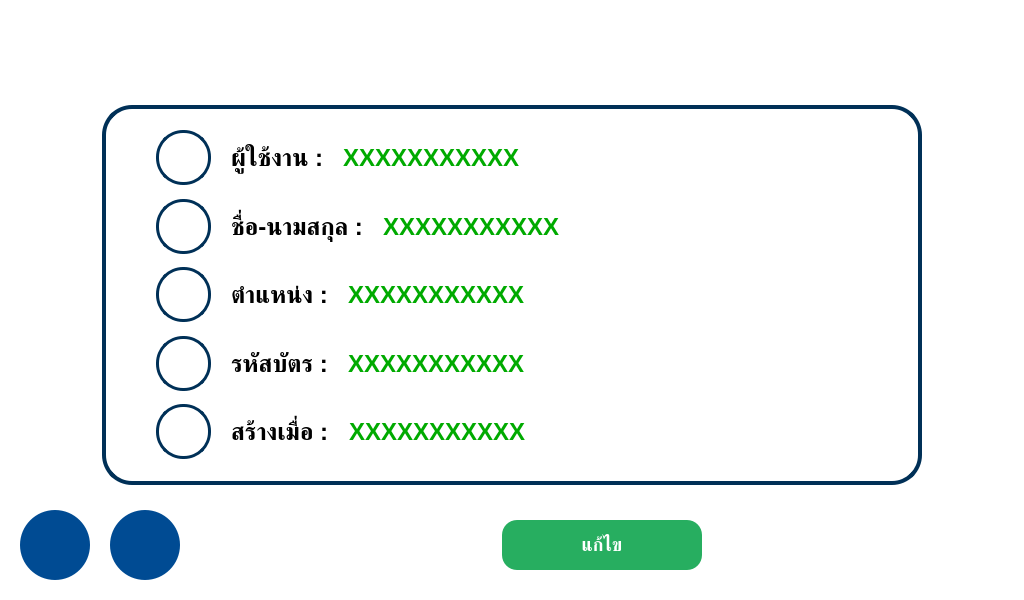
<?xml version="1.0" encoding="UTF-8"?>
<ui version="4.0">
 <class>Screen32User</class>
 <widget class="QMainWindow" name="Screen32User">
  <property name="geometry">
   <rect>
    <x>0</x>
    <y>0</y>
    <width>1024</width>
    <height>600</height>
   </rect>
  </property>
  <property name="minimumSize">
   <size>
    <width>1024</width>
    <height>600</height>
   </size>
  </property>
  <property name="maximumSize">
   <size>
    <width>1024</width>
    <height>600</height>
   </size>
  </property>
  <property name="font">
   <font>
    <family>Poppins</family>
   </font>
  </property>
  <property name="styleSheet">
   <string notr="true">
        #ofrm_central { background-color: #ffffff; }
   </string>
  </property>
  <widget class="QWidget" name="ofrm_central">
   <layout class="QVBoxLayout" name="layout_main">
    <property name="spacing">
     <number>0</number>
    </property>
    <property name="leftMargin">
     <number>20</number>
    </property>
    <property name="topMargin">
     <number>0</number>
    </property>
    <property name="rightMargin">
     <number>20</number>
    </property>
    <property name="bottomMargin">
     <number>20</number>
    </property>
    <item>
     <widget class="HeaderBWidget" name="ofrm_header" native="true">
      <property name="minimumSize">
       <size>
        <width>0</width>
        <height>80</height>
       </size>
      </property>
      <property name="maximumSize">
       <size>
        <width>16777215</width>
        <height>80</height>
       </size>
      </property>
     </widget>
    </item>
    <item>
     <spacer name="verticalSpacer">
      <property name="orientation">
       <enum>Qt::Vertical</enum>
      </property>
      <property name="sizeHint" stdset="0">
       <size>
        <width>20</width>
        <height>40</height>
       </size>
      </property>
     </spacer>
    </item>
    <item>
     <layout class="QVBoxLayout" name="layout_content">
      <property name="spacing">
       <number>0</number>
      </property>
      <property name="leftMargin">
       <number>0</number>
      </property>
      <property name="topMargin">
       <number>0</number>
      </property>
      <property name="rightMargin">
       <number>0</number>
      </property>
      <property name="bottomMargin">
       <number>0</number>
      </property>
      <item alignment="Qt::AlignHCenter">
       <widget class="QFrame" name="ofrm_user_card">
        <property name="minimumSize">
         <size>
          <width>820</width>
          <height>380</height>
         </size>
        </property>
        <property name="maximumSize">
         <size>
          <width>820</width>
          <height>380</height>
         </size>
        </property>
        <property name="styleSheet">
         <string notr="true">
            QFrame#ofrm_user_card {
                background-color: #ffffff;
                border: 4px solid #003057;
                border-radius: 30px;
            }
         </string>
        </property>
        <property name="frameShape">
         <enum>QFrame::StyledPanel</enum>
        </property>
        <layout class="QVBoxLayout" name="layout_card">
         <property name="spacing">
          <number>10</number>
         </property>
         <property name="leftMargin">
          <number>50</number>
         </property>
         <property name="topMargin">
          <number>20</number>
         </property>
         <property name="rightMargin">
          <number>50</number>
         </property>
         <property name="bottomMargin">
          <number>20</number>
         </property>
         <item>
          <layout class="QHBoxLayout" name="layout_user_row">
           <property name="spacing">
            <number>20</number>
           </property>
           <item>
            <widget class="QLabel" name="olbl_user_icon">
             <property name="minimumSize">
              <size>
               <width>55</width>
               <height>55</height>
              </size>
             </property>
             <property name="maximumSize">
              <size>
               <width>55</width>
               <height>55</height>
              </size>
             </property>
             <property name="styleSheet">
              <string notr="true">
                QLabel {
                    border: 3px solid #003057;
                    border-radius: 27px;
                    padding: 4px;
                }
              </string>
             </property>
             <property name="text">
              <string/>
             </property>
             <property name="pixmap">
              <pixmap resource="../../assets/resources.qrc">:/images/user.png</pixmap>
             </property>
             <property name="scaledContents">
              <bool>true</bool>
             </property>
             <property name="alignment">
              <set>Qt::AlignCenter</set>
             </property>
            </widget>
           </item>
           <item>
            <widget class="QLabel" name="olbl_user_label">
             <property name="styleSheet">
              <string notr="true">color: #000000; font-family: 'Poppins', 'Noto Sans Thai'; font-size: 24px; font-weight: 900;</string>
             </property>
             <property name="text">
              <string>ผู้ใช้งาน :</string>
             </property>
            </widget>
           </item>
           <item>
            <widget class="QLabel" name="olbl_username_value">
             <property name="styleSheet">
              <string notr="true">color: #00aa00; font-family: 'Poppins', 'Noto Sans Thai'; font-size: 24px; font-weight: bold;</string>
             </property>
             <property name="text">
              <string>XXXXXXXXXXX</string>
             </property>
            </widget>
           </item>
           <item>
            <spacer name="horizontalSpacer_user">
             <property name="orientation">
              <enum>Qt::Horizontal</enum>
             </property>
             <property name="sizeHint" stdset="0">
              <size>
               <width>40</width>
               <height>20</height>
              </size>
             </property>
            </spacer>
           </item>
          </layout>
         </item>
         <item>
          <layout class="QHBoxLayout" name="layout_fullname_row">
           <property name="spacing">
            <number>20</number>
           </property>
           <item>
            <widget class="QLabel" name="olbl_fullname_icon">
             <property name="minimumSize">
              <size>
               <width>55</width>
               <height>55</height>
              </size>
             </property>
             <property name="maximumSize">
              <size>
               <width>55</width>
               <height>55</height>
              </size>
             </property>
             <property name="styleSheet">
              <string notr="true">
                QLabel {
                    border: 3px solid #003057;
                    border-radius: 27px;
                    padding: 4px;
                }
              </string>
             </property>
             <property name="text">
              <string/>
             </property>
             <property name="pixmap">
              <pixmap resource="../../assets/resources.qrc">:/images/name.png</pixmap>
             </property>
             <property name="scaledContents">
              <bool>true</bool>
             </property>
             <property name="alignment">
              <set>Qt::AlignCenter</set>
             </property>
            </widget>
           </item>
           <item>
            <widget class="QLabel" name="olbl_fullname_label">
             <property name="styleSheet">
              <string notr="true">color: #000000; font-family: 'Poppins', 'Noto Sans Thai'; font-size: 24px; font-weight: 900;</string>
             </property>
             <property name="text">
              <string>ชื่อ-นามสกุล :</string>
             </property>
            </widget>
           </item>
           <item>
            <widget class="QLabel" name="olbl_fullname_value">
             <property name="styleSheet">
              <string notr="true">color: #00aa00; font-family: 'Poppins', 'Noto Sans Thai'; font-size: 24px; font-weight: bold;</string>
             </property>
             <property name="text">
              <string>XXXXXXXXXXX</string>
             </property>
            </widget>
           </item>
           <item>
            <spacer name="horizontalSpacer_fullname">
             <property name="orientation">
              <enum>Qt::Horizontal</enum>
             </property>
             <property name="sizeHint" stdset="0">
              <size>
               <width>40</width>
               <height>20</height>
              </size>
             </property>
            </spacer>
           </item>
          </layout>
         </item>
         <item>
          <layout class="QHBoxLayout" name="layout_position_row">
           <property name="spacing">
            <number>20</number>
           </property>
           <item>
            <widget class="QLabel" name="olbl_position_icon">
             <property name="minimumSize">
              <size>
               <width>55</width>
               <height>55</height>
              </size>
             </property>
             <property name="maximumSize">
              <size>
               <width>55</width>
               <height>55</height>
              </size>
             </property>
             <property name="styleSheet">
              <string notr="true">
                QLabel {
                    border: 3px solid #003057;
                    border-radius: 27px;
                    padding: 4px;
                }
              </string>
             </property>
             <property name="text">
              <string/>
             </property>
             <property name="pixmap">
              <pixmap resource="../../assets/resources.qrc">:/images/position.png</pixmap>
             </property>
             <property name="scaledContents">
              <bool>true</bool>
             </property>
             <property name="alignment">
              <set>Qt::AlignCenter</set>
             </property>
            </widget>
           </item>
           <item>
            <widget class="QLabel" name="olbl_position_label">
             <property name="styleSheet">
              <string notr="true">color: #000000; font-family: 'Poppins', 'Noto Sans Thai'; font-size: 24px; font-weight: 900;</string>
             </property>
             <property name="text">
              <string>ตำแหน่ง :</string>
             </property>
            </widget>
           </item>
           <item>
            <widget class="QLabel" name="olbl_position_value">
             <property name="styleSheet">
              <string notr="true">color: #00aa00; font-family: 'Poppins', 'Noto Sans Thai'; font-size: 24px; font-weight: bold;</string>
             </property>
             <property name="text">
              <string>XXXXXXXXXXX</string>
             </property>
            </widget>
           </item>
           <item>
            <spacer name="horizontalSpacer_position">
             <property name="orientation">
              <enum>Qt::Horizontal</enum>
             </property>
             <property name="sizeHint" stdset="0">
              <size>
               <width>40</width>
               <height>20</height>
              </size>
             </property>
            </spacer>
           </item>
          </layout>
         </item>
         <item>
          <layout class="QHBoxLayout" name="layout_rfid_row">
           <property name="spacing">
            <number>20</number>
           </property>
           <item>
            <widget class="QLabel" name="olbl_rfid_icon">
             <property name="minimumSize">
              <size>
               <width>55</width>
               <height>55</height>
              </size>
             </property>
             <property name="maximumSize">
              <size>
               <width>55</width>
               <height>55</height>
              </size>
             </property>
             <property name="styleSheet">
              <string notr="true">
               QLabel {
                   border: 3px solid #003057;
                   border-radius: 27px;
                   padding: 4px;
               }
              </string>
             </property>
             <property name="text">
              <string/>
             </property>
             <property name="pixmap">
              <pixmap resource="../../assets/resources.qrc">:/images/card_id.png</pixmap>
             </property>
             <property name="scaledContents">
              <bool>true</bool>
             </property>
             <property name="alignment">
              <set>Qt::AlignCenter</set>
             </property>
            </widget>
           </item>
           <item>
            <widget class="QLabel" name="olbl_rfid_label">
             <property name="styleSheet">
              <string notr="true">color: #000000; font-family: 'Poppins', 'Noto Sans Thai'; font-size: 24px; font-weight: 900;</string>
             </property>
             <property name="text">
              <string>รหัสบัตร :</string>
             </property>
            </widget>
           </item>
           <item>
            <widget class="QLabel" name="olbl_rfid_value">
             <property name="styleSheet">
              <string notr="true">color: #00aa00; font-family: 'Poppins', 'Noto Sans Thai'; font-size: 24px; font-weight: bold;</string>
             </property>
             <property name="text">
              <string>XXXXXXXXXXX</string>
             </property>
            </widget>
           </item>
           <item>
            <spacer name="horizontalSpacer_rfid">
             <property name="orientation">
              <enum>Qt::Horizontal</enum>
             </property>
             <property name="sizeHint" stdset="0">
              <size>
               <width>40</width>
               <height>20</height>
              </size>
             </property>
            </spacer>
           </item>
          </layout>
         </item>
         <item>
          <layout class="QHBoxLayout" name="layout_created_row">
           <property name="spacing">
            <number>20</number>
           </property>
           <item>
            <widget class="QLabel" name="olbl_created_icon">
             <property name="minimumSize">
              <size>
               <width>55</width>
               <height>55</height>
              </size>
             </property>
             <property name="maximumSize">
              <size>
               <width>55</width>
               <height>55</height>
              </size>
             </property>
             <property name="styleSheet">
              <string notr="true">
                QLabel {
                    border: 3px solid #003057;
                    border-radius: 27px;
                    padding: 4px;
                }
              </string>
             </property>
             <property name="text">
              <string/>
             </property>
             <property name="pixmap">
              <pixmap resource="../../assets/resources.qrc">:/images/calendar.png</pixmap>
             </property>
             <property name="scaledContents">
              <bool>true</bool>
             </property>
             <property name="alignment">
              <set>Qt::AlignCenter</set>
             </property>
            </widget>
           </item>
           <item>
            <widget class="QLabel" name="olbl_created_label">
             <property name="styleSheet">
              <string notr="true">color: #000000; font-family: 'Poppins', 'Noto Sans Thai'; font-size: 24px; font-weight: 900;</string>
             </property>
             <property name="text">
              <string>สร้างเมื่อ :</string>
             </property>
            </widget>
           </item>
           <item>
            <widget class="QLabel" name="olbl_created_value">
             <property name="styleSheet">
              <string notr="true">color: #00aa00; font-family: 'Poppins', 'Noto Sans Thai'; font-size: 24px; font-weight: bold;</string>
             </property>
             <property name="text">
              <string>XXXXXXXXXXX</string>
             </property>
            </widget>
           </item>
           <item>
            <spacer name="horizontalSpacer_created">
             <property name="orientation">
              <enum>Qt::Horizontal</enum>
             </property>
             <property name="sizeHint" stdset="0">
              <size>
               <width>40</width>
               <height>20</height>
              </size>
             </property>
            </spacer>
           </item>
          </layout>
         </item>
        </layout>
       </widget>
      </item>
     </layout>
    </item>
    <item>
     <spacer name="verticalSpacer_2">
      <property name="orientation">
       <enum>Qt::Vertical</enum>
      </property>
      <property name="sizeHint" stdset="0">
       <size>
        <width>20</width>
        <height>40</height>
       </size>
      </property>
     </spacer>
    </item>
    <item>
     <layout class="QHBoxLayout" name="layout_bottom_bar">
      <property name="spacing">
       <number>20</number>
      </property>
      <property name="leftMargin">
       <number>0</number>
      </property>
      <property name="topMargin">
       <number>0</number>
      </property>
      <property name="rightMargin">
       <number>0</number>
      </property>
      <property name="bottomMargin">
       <number>0</number>
      </property>
      <item>
       <widget class="QPushButton" name="obtn_home">
        <property name="minimumSize">
         <size>
          <width>70</width>
          <height>70</height>
         </size>
        </property>
        <property name="maximumSize">
         <size>
          <width>70</width>
          <height>70</height>
         </size>
        </property>
        <property name="visible">
         <bool>false</bool>
        </property>
        <property name="styleSheet">
         <string notr="true">
               QPushButton { background-color: #004B93; border-radius: 35px; border: none; }
               QPushButton:hover { background-color: #0066CC; }
               QPushButton:pressed { background-color: #003057; }
           </string>
        </property>
        <property name="text">
         <string/>
        </property>
        <property name="icon">
         <iconset resource="../../assets/resources.qrc">
          <normaloff>:/images/home.png</normaloff>:/images/home.png</iconset>
        </property>
        <property name="iconSize">
         <size>
          <width>40</width>
          <height>40</height>
         </size>
        </property>
       </widget>
      </item>
      <item>
       <widget class="QPushButton" name="obtn_back">
        <property name="minimumSize">
         <size>
          <width>70</width>
          <height>70</height>
         </size>
        </property>
        <property name="maximumSize">
         <size>
          <width>70</width>
          <height>70</height>
         </size>
        </property>
        <property name="styleSheet">
         <string notr="true">
               QPushButton { background-color: #004B93; border-radius: 35px; border: none; }
               QPushButton:hover { background-color: #0066CC; }
               QPushButton:pressed { background-color: #003057; }
           </string>
        </property>
        <property name="text">
         <string/>
        </property>
        <property name="icon">
         <iconset resource="../../assets/resources.qrc">
          <normaloff>:/icon/chevron-left.svg</normaloff>:/icon/chevron-left.svg</iconset>
        </property>
        <property name="iconSize">
         <size>
          <width>55</width>
          <height>55</height>
         </size>
        </property>
       </widget>
      </item>
      <item>
       <spacer name="horizontalSpacer_left">
        <property name="orientation">
         <enum>Qt::Horizontal</enum>
        </property>
        <property name="sizeHint" stdset="0">
         <size>
          <width>40</width>
          <height>20</height>
         </size>
        </property>
       </spacer>
      </item>
      <item>
       <widget class="QPushButton" name="obtn_edit">
        <property name="minimumSize">
         <size>
          <width>200</width>
          <height>50</height>
         </size>
        </property>
        <property name="maximumSize">
         <size>
          <width>200</width>
          <height>50</height>
         </size>
        </property>
        <property name="font">
         <font>
          <family>Poppins</family>
          <pointsize>14</pointsize>
          <weight>75</weight>
          <bold>true</bold>
         </font>
        </property>
        <property name="styleSheet">
         <string notr="true">
               QPushButton {
                   background-color: #27AE60;
                   border: none;
                   border-radius: 15px;
                   color: #ffffff;
                   font-family: 'Poppins', 'Noto Sans Thai';
                   font-weight: bold;
                   font-size: 18px;
               }
               QPushButton:hover { background-color: #229954; }
               QPushButton:pressed { background-color: #1E8449; }
           </string>
        </property>
        <property name="text">
         <string>แก้ไข</string>
        </property>
       </widget>
      </item>
      <item>
       <spacer name="horizontalSpacer_right">
        <property name="orientation">
         <enum>Qt::Horizontal</enum>
        </property>
        <property name="sizeHint" stdset="0">
         <size>
          <width>40</width>
          <height>20</height>
         </size>
        </property>
       </spacer>
      </item>
     </layout>
    </item>
   </layout>
  </widget>
 </widget>
 <customwidgets>
  <customwidget>
   <class>HeaderBWidget</class>
   <extends>QWidget</extends>
   <header location="global">src.ui.widgets.header_b_widget</header>
   <container>1</container>
  </customwidget>
 </customwidgets>
 <resources>
  <include location="../../assets/resources.qrc"/>
 </resources>
 <connections/>
</ui>
